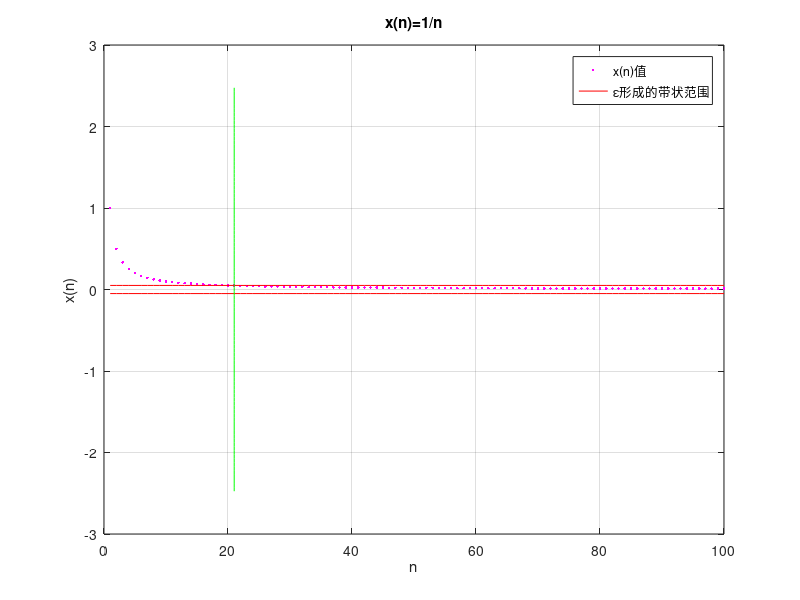
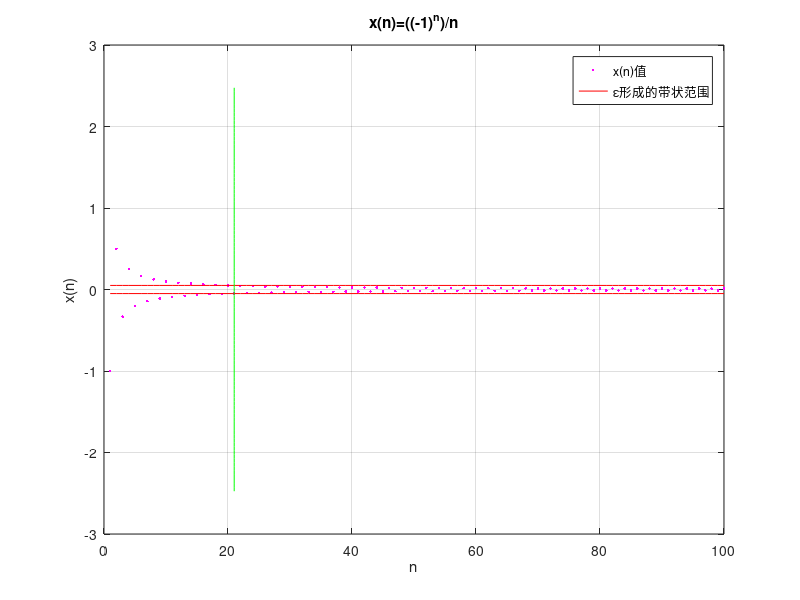
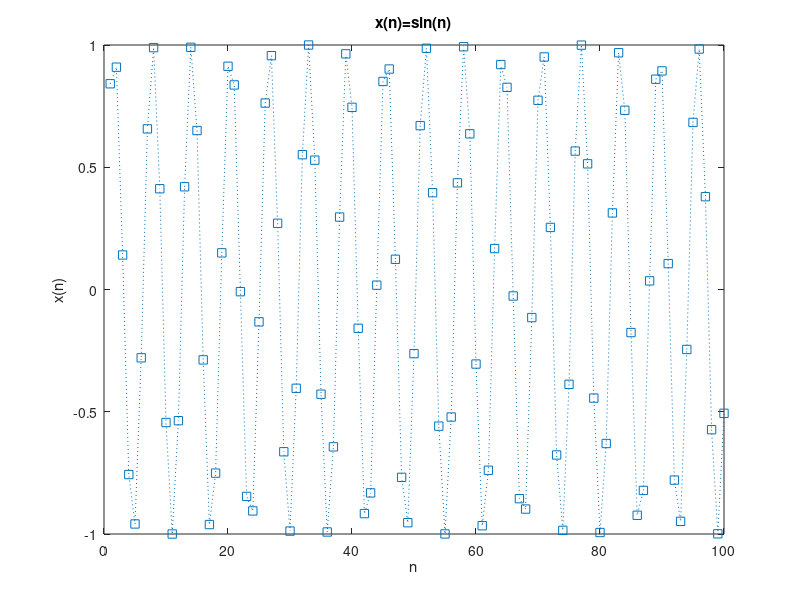
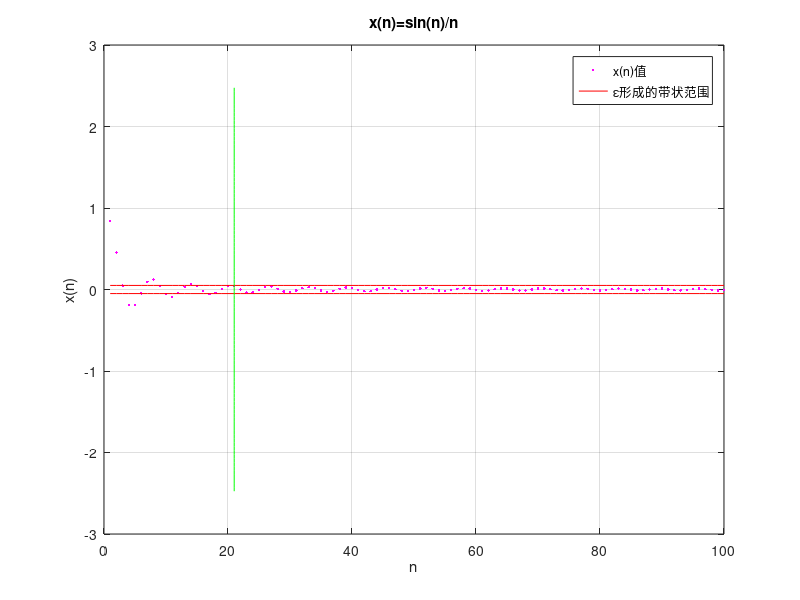

Recreate these plots in MATLAB, in order.
clc;
clear;
figure(1);
e = 0.05;
x = 1:100;
y = 1./x;
z = x./x*e;
K = 1./z + 1;
L = (x-101/2)*0.05;
plot(x,y, 'm.', x, z , 'r-', x, -z, 'r-', K, L, 'g-');
grid on; %显示网格线 grid off即不显示网格线
%先写plot 在写下面的图注信息，否则无效
title('x(n)=1/n'); %在图形上面显示名字
xlabel('n'); %显示横坐标名字注意
ylabel('x(n)');
legend('x(n)值', 'ε形成的带状范围');
figure(2);
y = ((-1).^x)./x;
plot(x,y, 'm.', x, z , 'r-', x, -z, 'r-', K, L, 'g-');
grid on; %显示网格线 grid off即不显示网格线
%先写plot 在写下面的图注信息，否则无效
title('x(n)=((-1)^n)/n'); %在图形上面显示名字
xlabel('n'); %显示横坐标名字注意
ylabel('x(n)');
legend('x(n)值', 'ε形成的带状范围');
figure(3);
y = sin(x);
plot(x, y, 's:');
title('x(n)=sin(n)'); %在图形上面显示名字
xlabel('n'); %显示横坐标名字注意
ylabel('x(n)');
figure(4);
y = sin(x)./x;
plot(x,y, 'm.', x, z , 'r-', x, -z, 'r-', K, L, 'g-');
grid on; %显示网格线 grid off即不显示网格线
%先写plot 在写下面的图注信息，否则无效
title('x(n)=sin(n)/n'); %在图形上面显示名字
xlabel('n'); %显示横坐标名字注意
ylabel('x(n)');
legend('x(n)值', 'ε形成的带状范围');
figure(5);
y = x;
plot(x, y, 'b.');
title('x(n)=n'); %在图形上面显示名字
xlabel('n'); %显示横坐标名字注意
ylabel('x(n)');
figure(6);
y = x.*sin(x);
plot(x, y, 's:');
title('x(n)=n*sin(n)'); %在图形上面显示名字
xlabel('n'); %显示横坐标名字注意
ylabel('x(n)');
figure(7);
y = (1+1./x).^x;
plot(x, y, 's:');
title('x(n)=(1+1/n)^n'); %在图形上面显示名字
xlabel('n'); %显示横坐标名字注意
ylabel('x(n)');

